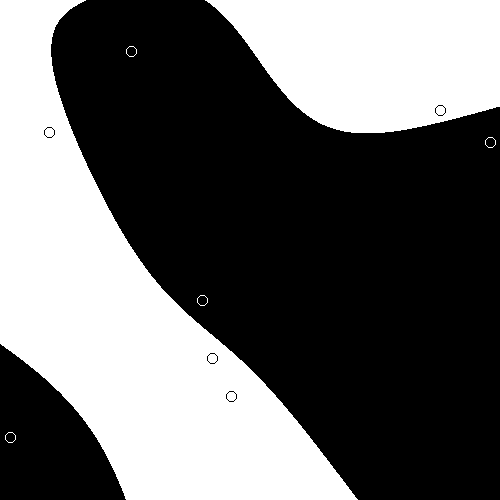

Here is the Python script that generated this plot:
import neurobiba as nb

from PIL import Image, ImageDraw
from random import random


#Константы
IMAGE_SIZE = WIDTH, HEIGHT = 200, 200
DATA_AMOUNT = 8
TRAINING_ITERATIONS = 5000


#Создание весов
weights = nb.Weights([2,8,1])

#Генерация датасета
input_neurons = [[random(), random()] for _ in range(DATA_AMOUNT)]
output_neurons = [i%2 for i in range(DATA_AMOUNT)]

#Процесс обучения
for _ in range(TRAINING_ITERATIONS):
    for i in range(len(input_neurons)):
        weights.train(input_neurons[i], output_neurons[i])

#Создание картинки
image = Image.new('RGB', IMAGE_SIZE, 'white')   
draw = ImageDraw.Draw(image)

#Отрисовка поля
for x in range(WIDTH):
    for y in range(HEIGHT):
        brightness = int(round(weights.feed_forward([x/WIDTH, y/HEIGHT])[0])*255)
        color = tuple([brightness] * 3)
        draw.point((x, y), color)

#Отрисовка точек
for ind, i in enumerate(input_neurons):
    x, y = int(i[0]*WIDTH), int(i[1]*HEIGHT)
    rect = (x-5, y-5, x+5, y+5)
    fill = tuple([int(output_neurons[ind]*255)] * 3)
    draw.ellipse(rect, fill = fill, outline = tuple(map(lambda a: 255-a, fill)))

#Вывод изображения
image.show()
